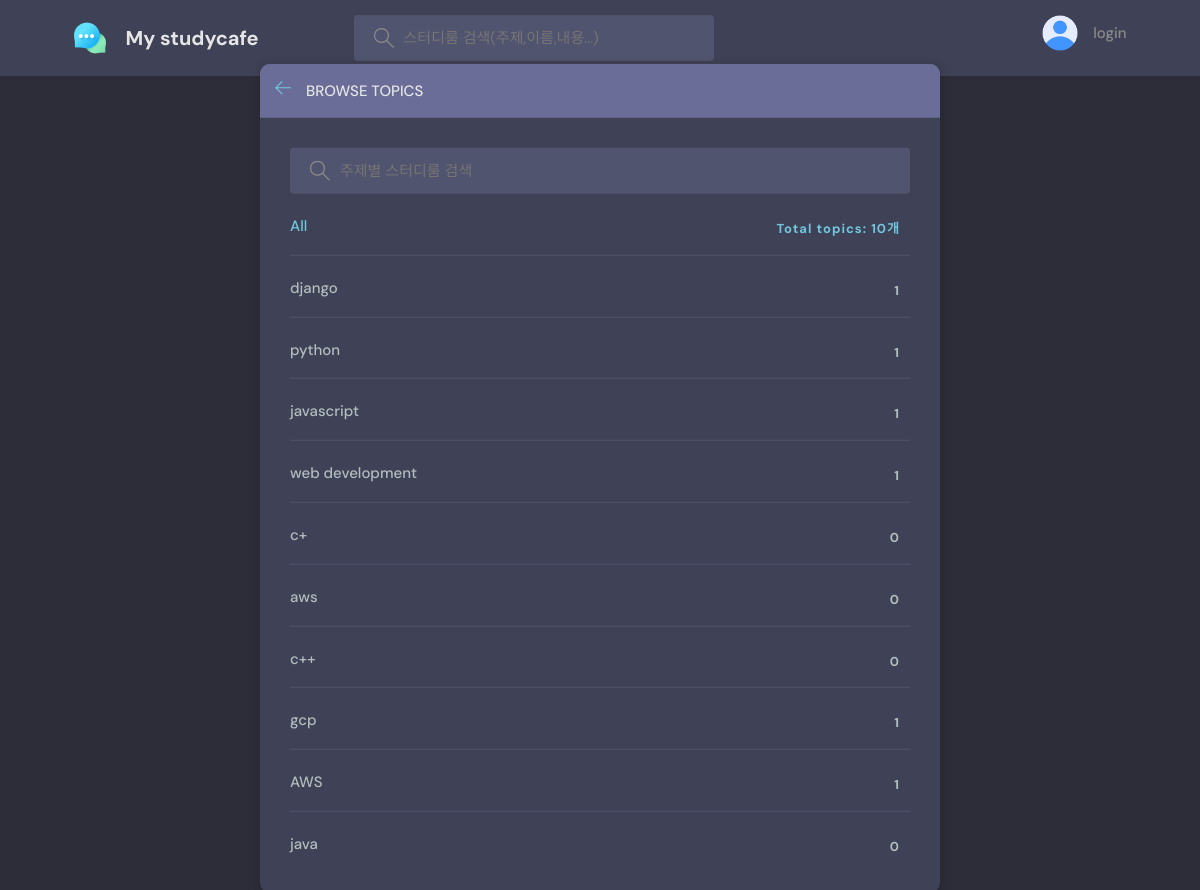
Page /topics/ on the committed database.
### discord/models.py (models this page shows, shortened)
class Topic(models.Model):
    name = models.CharField(max_length=200)

### discord/views.py (the view)
# urls.py: path('topics/', views.topicsPage, name = "topics"),
def topicsPage(request):
    q = request.GET.get('q') if request.GET.get('q') != None else ''
    topics = Topic.objects.filter(name__icontains=q)
    return render(request, 'base/topics.html', {'topics':topics})

### discord/templates/base/topics.html (shortened to what this page needs)
{% extends 'main.html' %}
{% block content %}
    <main class="create-room layout">
      <div class="container">
        <div class="layout__box">
          <div class="layout__boxHeader">
            <div class="layout__boxTitle">
              <a href="{% url 'home' %}">
                <svg version="1.1" xmlns="http://www.w3.org/2000/svg" width="32" height="32" viewBox="0 0 32 32">
                  <title>arrow-left</title>
                  <path
                    d="M13.723 2.286l-13.723 13.714 13.719 13.714 1.616-1.611-10.96-10.96h27.625v-2.286h-27.625l10.965-10.965-1.616-1.607z"
                  ></path>
                </svg>
              </a>
              <h3>Browse Topics</h3>
            </div>
          </div>
          <div class="topics-page layout__body">
            <form class="header__search">
              <label>
                <input name='q' placeholder="주제별 스터디룸 검색" />
              </label>
            </form>
            <ul class="topics__list">
              <li>
                <a href="{% url 'topics' %}" class="active">All <span>Total topics: {{topics.count}}개</span></a>
              </li>
              {% for topic in topics %}
              <li>
                <a href="{% url 'home' %}?q={{topic.name}}">{{topic.name}} <span>{{topic.room_set.all.count}}</span></a>
              </li>
              {% endfor %}
            </ul>
          </div>
        </div>
      </div>
    </main>
{% endblock content %}

### static/styles/style.css (style rules this page uses)
:root { --color-main: #71c6dd; --color-main-light: #e1f6fb; --color-dark: #3f4156; --color-dark-medium: #51546e; --color-dark-light: #696d97; --color-light: #e5e5e5; --color-gray: #8b8b8b; --color-light-gray: #b2bdbd; --color-bg: #2d2d39; --color-success: #5dd693; --color-error: #fc4b0b; }
* { font-family: "DM Sans", -apple-system, BlinkMacSystemFont, "Segoe UI", Roboto, Oxygen, Ubuntu, Cantarell, "Open Sans", "Helvetica Neue", sans-serif; margin: 0; padding: 0; box-sizing: border-box; text-rendering: optimizeLegibility; font-size: inherit; }
html { font-size: 56.25%; }
@media only screen and (min-width: 1200px) { html { font-size: 62.5%; } }
body { line-height: 1.6; font-weight: 400; font-size: 1.5rem; color: var(--color-light-gray); background-color: var(--color-bg); min-height: 100vh; }
a { display: inline-block; color: var(--color-main); text-decoration: none; }
.container { max-width: 120rem; width: 90%; margin: auto; }
.header__search > label { background-color: var(--color-dark-medium); padding: 1.3rem 1rem; display: flex; align-items: center; gap: 1rem; border-radius: 4px; }
.header__search svg { fill: var(--color-gray); width: 2rem; height: 2rem; margin-left: 1rem; }
.header__search input { width: 30rem; background: transparent; border: none; outline: none; color: var(--color-light); }
.layout { margin-top: 2.4rem; }
.layout > .container { display: flex; justify-content: space-between; align-items: flex-start; }
.layout__box { width: 90%; max-width: 48rem; min-height: 40rem; position: absolute; top: 50%; left: 50%; transform: translate(-50%, -46%); background-color: var(--color-dark); border-radius: 1rem; box-shadow: 1px 1px 6px 3px rgba(0, 0, 0, 0.1); overflow: hidden; }
.layout__boxHeader { display: flex; padding: 1.5rem; background-color: var(--color-dark-light); }
.layout__boxTitle { display: flex; gap: 1.5rem; align-items: center; }
.layout__boxTitle h3 { text-transform: uppercase; font-weight: 500; color: var(--color-light); }
.layout__boxTitle svg { width: 1.6rem; height: 1.6rem; fill: var(--color-main); }
.layout__body { margin: 3rem; }
.topics__list { list-style: none; }
.topics__list li a { display: flex; justify-content: space-between; margin-bottom: 3rem; font-weight: 500; color: var(--color-light-gray); transition: all 0.3s ease-in-out; }
.topics__list li a.active, .topics__list li a:hover { color: var(--color-main); }
.topics__list li a span { padding: 0.5rem 1rem; background-color: var(--color-dark); border-radius: 3px; font-size: 1.3rem; font-weight: 700; letter-spacing: 1px; }
.topics-page .topics__list li:not(:last-child) a { margin: 2rem 0; padding-bottom: 1rem; text-decoration: none; border-bottom: 1px solid var(--color-dark-medium); }
.topics-page .header__search { display: block; }
.create-room.layout .layout__box { max-width: 68rem; }

### rows in the picture
Topic: name "django", room_set.all.count "1"
Topic: name "python", room_set.all.count "1"
Topic: name "javascript", room_set.all.count "1"
Topic: name "web development", room_set.all.count "1"
Topic: name "c+", room_set.all.count "0"
Topic: name "aws", room_set.all.count "0"
Topic: name "c++", room_set.all.count "0"
Topic: name "gcp", room_set.all.count "1"
Topic: name "AWS", room_set.all.count "1"
Topic: name "java", room_set.all.count "0"

### other values in the picture
{{ topics.count }} "10"
